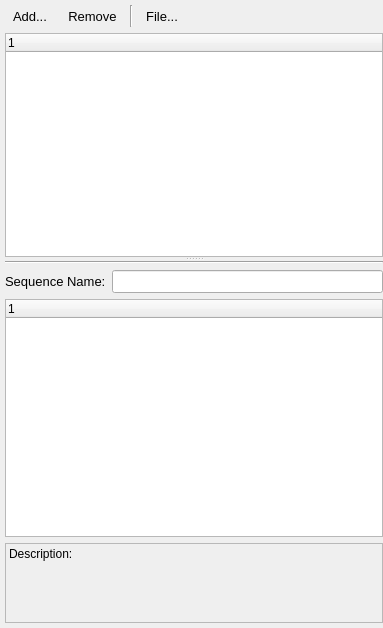
<?xml version="1.0" encoding="UTF-8"?>
<ui version="4.0">
 <class>ExperimentManager</class>
 <widget class="QWidget" name="ExperimentManager">
  <property name="geometry">
   <rect>
    <x>0</x>
    <y>0</y>
    <width>383</width>
    <height>628</height>
   </rect>
  </property>
  <property name="windowTitle">
   <string>Experiment Manager</string>
  </property>
  <layout class="QGridLayout" name="gridLayout">
   <property name="leftMargin">
    <number>5</number>
   </property>
   <property name="topMargin">
    <number>5</number>
   </property>
   <property name="rightMargin">
    <number>0</number>
   </property>
   <property name="bottomMargin">
    <number>5</number>
   </property>
   <item row="0" column="0">
    <widget class="QSplitter" name="splitter">
     <property name="orientation">
      <enum>Qt::Vertical</enum>
     </property>
     <widget class="QWidget" name="layoutWidget">
      <layout class="QVBoxLayout" name="verticalLayout">
       <item>
        <layout class="QHBoxLayout" name="horizontalLayout">
         <property name="spacing">
          <number>5</number>
         </property>
         <item>
          <widget class="QToolButton" name="tbtAdd">
           <property name="font">
            <font>
             <pointsize>10</pointsize>
            </font>
           </property>
           <property name="text">
            <string>Add...</string>
           </property>
           <property name="iconSize">
            <size>
             <width>20</width>
             <height>20</height>
            </size>
           </property>
           <property name="toolButtonStyle">
            <enum>Qt::ToolButtonTextBesideIcon</enum>
           </property>
           <property name="autoRaise">
            <bool>true</bool>
           </property>
          </widget>
         </item>
         <item>
          <widget class="QToolButton" name="tbtRemove">
           <property name="font">
            <font>
             <pointsize>10</pointsize>
            </font>
           </property>
           <property name="text">
            <string>Remove</string>
           </property>
           <property name="iconSize">
            <size>
             <width>20</width>
             <height>20</height>
            </size>
           </property>
           <property name="toolButtonStyle">
            <enum>Qt::ToolButtonTextBesideIcon</enum>
           </property>
           <property name="autoRaise">
            <bool>true</bool>
           </property>
          </widget>
         </item>
         <item>
          <widget class="Line" name="line_2">
           <property name="orientation">
            <enum>Qt::Vertical</enum>
           </property>
          </widget>
         </item>
         <item>
          <widget class="QToolButton" name="tbtSave">
           <property name="font">
            <font>
             <pointsize>10</pointsize>
            </font>
           </property>
           <property name="text">
            <string>File...</string>
           </property>
           <property name="iconSize">
            <size>
             <width>20</width>
             <height>20</height>
            </size>
           </property>
           <property name="toolButtonStyle">
            <enum>Qt::ToolButtonTextBesideIcon</enum>
           </property>
           <property name="autoRaise">
            <bool>true</bool>
           </property>
          </widget>
         </item>
         <item>
          <spacer name="horizontalSpacer">
           <property name="orientation">
            <enum>Qt::Horizontal</enum>
           </property>
           <property name="sizeHint" stdset="0">
            <size>
             <width>58</width>
             <height>20</height>
            </size>
           </property>
          </spacer>
         </item>
        </layout>
       </item>
       <item>
        <widget class="QTreeWidget" name="treeWidgetPlan">
         <property name="sizePolicy">
          <sizepolicy hsizetype="Expanding" vsizetype="Expanding">
           <horstretch>0</horstretch>
           <verstretch>0</verstretch>
          </sizepolicy>
         </property>
         <property name="maximumSize">
          <size>
           <width>16777215</width>
           <height>16777215</height>
          </size>
         </property>
         <column>
          <property name="text">
           <string notr="true">1</string>
          </property>
         </column>
        </widget>
       </item>
      </layout>
     </widget>
     <widget class="QWidget" name="layoutWidget">
      <layout class="QVBoxLayout" name="verticalLayout_2">
       <item>
        <widget class="Line" name="line">
         <property name="orientation">
          <enum>Qt::Horizontal</enum>
         </property>
        </widget>
       </item>
       <item>
        <layout class="QHBoxLayout" name="horizontalLayout_2">
         <item>
          <widget class="QLabel" name="label_3">
           <property name="font">
            <font>
             <pointsize>10</pointsize>
            </font>
           </property>
           <property name="text">
            <string>Sequence Name:</string>
           </property>
          </widget>
         </item>
         <item>
          <widget class="QLineEdit" name="ledSeqName">
           <property name="font">
            <font>
             <pointsize>10</pointsize>
            </font>
           </property>
           <property name="alignment">
            <set>Qt::AlignLeading|Qt::AlignLeft|Qt::AlignVCenter</set>
           </property>
           <property name="readOnly">
            <bool>true</bool>
           </property>
          </widget>
         </item>
        </layout>
       </item>
       <item>
        <widget class="QTreeWidget" name="treeWidgetSeq">
         <column>
          <property name="text">
           <string notr="true">1</string>
          </property>
         </column>
        </widget>
       </item>
       <item>
        <widget class="QLabel" name="lblDescription">
         <property name="minimumSize">
          <size>
           <width>0</width>
           <height>80</height>
          </size>
         </property>
         <property name="frameShape">
          <enum>QFrame::StyledPanel</enum>
         </property>
         <property name="frameShadow">
          <enum>QFrame::Plain</enum>
         </property>
         <property name="text">
          <string>Description:</string>
         </property>
         <property name="alignment">
          <set>Qt::AlignLeading|Qt::AlignLeft|Qt::AlignTop</set>
         </property>
         <property name="wordWrap">
          <bool>true</bool>
         </property>
         <property name="textInteractionFlags">
          <set>Qt::LinksAccessibleByMouse|Qt::TextSelectableByKeyboard|Qt::TextSelectableByMouse</set>
         </property>
        </widget>
       </item>
      </layout>
     </widget>
    </widget>
   </item>
  </layout>
 </widget>
 <resources/>
 <connections/>
</ui>
